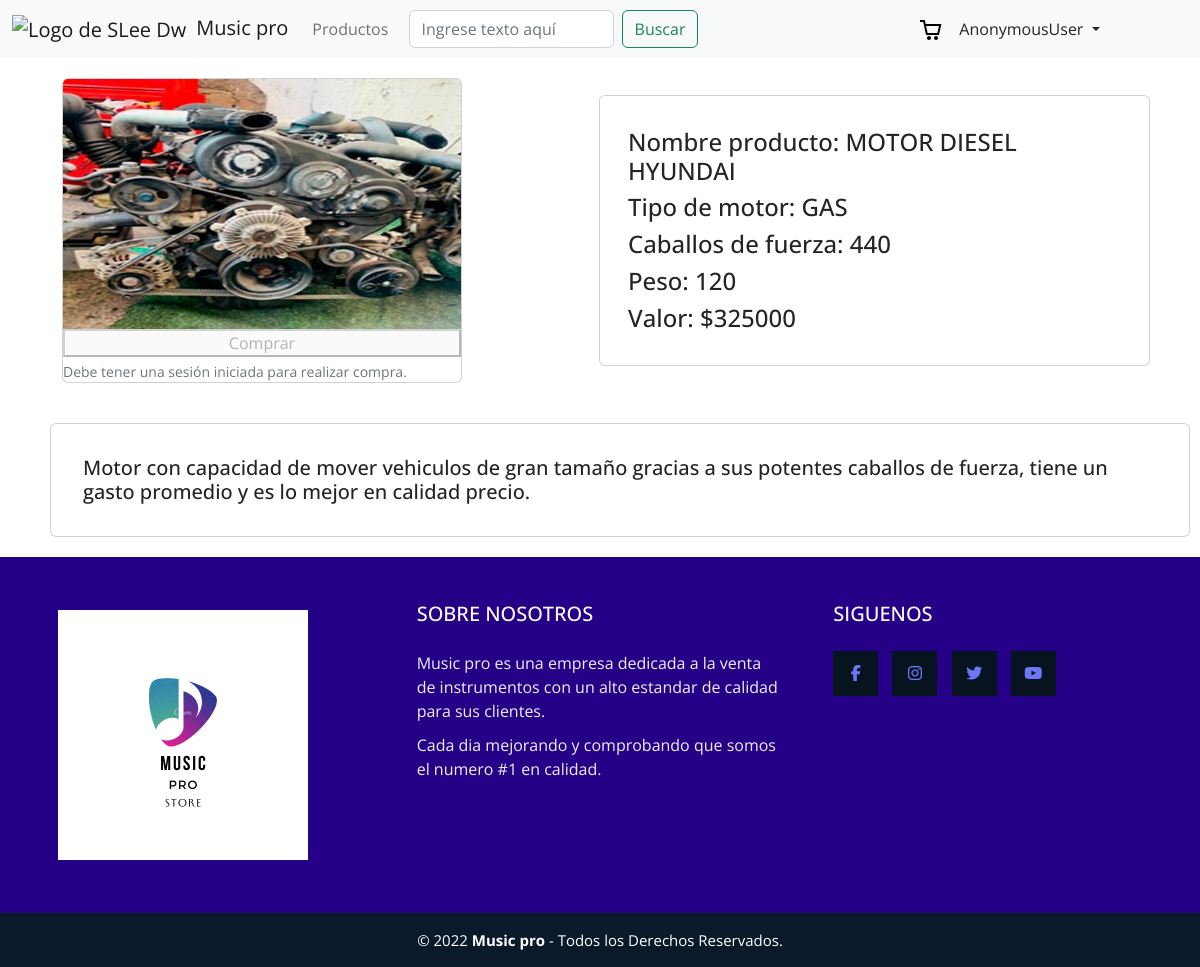
The page /detalle_producto/1/ on the database its author committed.
### zavod/models.py (models this page shows)
class Producto(models.Model):
    Tipo_motor = (
        ('DIESEL', 'DIESEL'),
        ('PETROL', 'PETROL'),
        ('GAS', 'GAS'),
    )
    idProducto = models.AutoField(primary_key = True,verbose_name = 'Id de producto')
    nombre_producto = models.CharField(max_length = 100, verbose_name = 'Nombre de producto')
    image = models.ImageField(upload_to='images', verbose_name='Imagen')
    valor = models.IntegerField(verbose_name="valor")
    cantidad = models.IntegerField(verbose_name="cantidad")
    descripcion = models.CharField(verbose_name='descripcion', max_length=200)
    tipo_motor = models.CharField('Tipo de motor', max_length=10, choices=Tipo_motor)
    caballos_fuerza = models.IntegerField()
    peso = models.CharField(max_length=10)
    class Meta:
        verbose_name = 'Productos'
        verbose_name_plural = 'Todos los Productos'

### zavod/views.py (the view)
# urls.py: path('detalle_producto/<pk>/', views.DetalleProducto.as_view(), name='detalle_producto'),
class DetalleProducto(DetailView):
    model = Producto
    template_name = "detalle_producto.html"
    def get_context_data(self, **kwargs):
        context = super(DetalleProducto, self).get_context_data(**kwargs)
        context['titulo'] = 'Motor del mes'
        return context
    def get_queryset(self):
        palabra_clave = self.request.GET.get("kword",'')
        lista = Producto.objects.filter(
            idProducto__icontains=palabra_clave
        )
        return lista

### zavod/templates/detalle_producto.html (shortened to what this page needs)
{% extends "./base.html" %}
{%block content%}
<form id="iw_form" class="container" method="POST">{% csrf_token%}
    <div class="row align-items-center">
      <div class="col">
        <div class="card" style="width: 25rem;">
            <a href="https://youtube.com"><img src="{{producto.image.url}}" class="card-img-top" alt="..."></a>
            {% if request.user.is_authenticated %}
            <button id="iw_button" type="submit" disabled>Comprar</button>
            <button id="iw_button-add-cart" type="button">Agregar al carrito</button>
            {%else%}
            <button type="submit" disabled>Comprar</button>
            <small id="id_peso" class="form-text text-muted">Debe tener una sesión iniciada para realizar compra.</small>
            {%endif%}
          </div>
      </div>
      <div class=" col card ">
        <div class="card-text" >
            <div class="card-body">
              <p class="card-text">
                <h4>Nombre producto: {{producto.nombre_producto}}</h4>
                <h4>Tipo de motor: {{producto.tipo_motor}} </h4>
                <h4>Caballos de fuerza: {{producto.caballos_fuerza}} </h4>
                <h4>Peso: {{producto.peso}}</h4>
                <h4>Valor: ${{producto.valor}}</h4>
              </p>
            </div>
          </div>
      </div>
      <div class="card p-3">
            <div class="card-body">
              <h5 class="card-text">{{producto.descripcion}}</h5>
            </div>
      </div>
            </div>
</form>
{%endblock%}

### zavod/templates/base.html (shortened to what this page needs)
{%load static%}
<!DOCTYPE html>
<html lang="en">
<head>
    <link href="https://cdn.jsdelivr.net/npm/bootstrap@5.2.0-beta1/dist/css/bootstrap.min.css" rel="stylesheet">
    <link rel="stylesheet" href="{% static 'css/footer.css' %}">
    <link rel="stylesheet" href="{% static 'css/index.css' %}">
    <link rel="stylesheet" href="{% static 'css/cart.css' %}">
</head>
<body>
    <header>
        <nav class="navbar navbar-expand-lg bg-light">
            <div class="container-fluid">
              <a class="navbar-brand" href="{% url 'app_zavod:home' %}"><img src="{% static 'img/logo2.jpg' %}" width="50px" style="margin-right: 10px;" alt="Logo de SLee Dw">Music pro</a>
              <div class="collapse navbar-collapse" id="navbarSupportedContent">
                <ul class="navbar-nav me-auto mb-2 mb-lg-0">
                  <li class="nav-item ">
                    <a class="nav-link"  href="{% url 'app_zavod:productos' %}">Productos</a>
                  </li>
                </ul>
                <form class="d-flex" style="margin-right: 25%;" role="search">
                  <input class="form-control me-2" type="search" placeholder="Ingrese texto aquí" aria-label="Search">
                  <button class="btn btn-outline-success" type="submit">Buscar</button>
                </form>
                {% include "./components/header_cart.html" %}
                <div class="nav-item dropdown" style="margin-right: 10%;">
                  <a class="nav-link dropdown-toggle" href="#" id="navbarDropdown" role="button" data-bs-toggle="dropdown" aria-expanded="false">
                    {{user}}
                  </a>
                </div>
              </div>
            </div>
          </nav>
    </header>
    {%block content%}
    {% endblock %}
    <footer class="pie-pagina">
        <div class="grupo-1">
            <div class="box">
                <figure>
                    <a href="#">
                        <img src="{% static 'img/logo1.png' %}" alt="Logo de SLee Dw">
                    </a>
                </figure>
            </div>
            <div class="box">
                <h2>SOBRE NOSOTROS</h2>
                <p>Music pro es una empresa dedicada a la venta de instrumentos con un alto estandar de calidad para sus clientes.</p>
                <p>Cada dia mejorando y comprobando que somos el numero #1 en calidad.</p>
            </div>
            <div class="box">
                <h2>SIGUENOS</h2>
                <div class="red-social">
                    <a href="#" class="fa fa-facebook"></a>
                    <a href="#" class="fa fa-instagram"></a>
                    <a href="#" class="fa fa-twitter"></a>
                    <a href="#" class="fa fa-youtube"></a>
                </div>
            </div>
        </div>
        <div class="grupo-2">
            <small>&copy; 2022 <b>Music pro</b> - Todos los Derechos Reservados.</small>
        </div>
    </footer>
  </body>
</html>

### zavod/templates/components/header_cart.html (shortened to what this page needs)
{%load static%}
<div class="iw_cart">
  <div class="iw_icon">
    <img src="{% static 'img/cart.svg' %}" />
  </div>
</div>

### zavod/static/css/footer.css (style rules this page uses)
* { margin: 0; padding: 0; box-sizing: border-box; font-family: 'Open Sans', sans-serif; }
.pie-pagina { width: 100%; background-color: #250188; }
.pie-pagina .grupo-1 { width: 100%; max-width: 1200px; margin: auto; display:grid; grid-template-columns: repeat(3, 1fr); grid-gap:50px; padding: 45px 0px; }
.pie-pagina .grupo-1 .box figure { width: 100%; height: 100%; display: flex; justify-content: center; align-items: center; }
.pie-pagina .grupo-1 .box figure img { width: 250px; }
.pie-pagina .grupo-1 .box h2 { color: #fff; margin-bottom: 25px; font-size: 20px; }
.pie-pagina .grupo-1 .box p { color: #efefef; margin-bottom: 10px; }
.pie-pagina .grupo-1 .red-social a { display: inline-block; text-decoration: none; width: 45px; height: 45px; line-height: 45px; color: rgb(110, 119, 247); margin-right: 10px; background-color: #071420; text-align: center; transition: all 300ms ease; }
.pie-pagina .grupo-2 { background-color: #0a1a2a; padding: 15px 10px; text-align: center; color: #fff; }
.pie-pagina .grupo-2 small { font-size: 15px; }

### zavod/static/css/index.css (style rules this page uses)
.card> a> img { max-width: 100%; height: 250px; }
.card { margin: 20px; margin-top: 20px !important; margin-bottom: 20px !important; }

### zavod/static/css/cart.css (style rules this page uses)
:root { --ICON_SIZE: 24px }
.iw_cart { margin-right: 1rem; position: relative; }
.iw_cart .iw_icon { cursor: pointer }

### rows shown on the page
Producto: image (picture), nombre_producto "MOTOR DIESEL HYUNDAI", tipo_motor "GAS", caballos_fuerza "440", peso "120", valor "325000", descripcion "Motor con capacidad de mover vehiculos de gran tamaño gracias a sus potentes caballos de fuerza, tiene un gasto promedio y es lo mejor en calidad precio."

### other values the page prints
{{ user }} "AnonymousUser"
